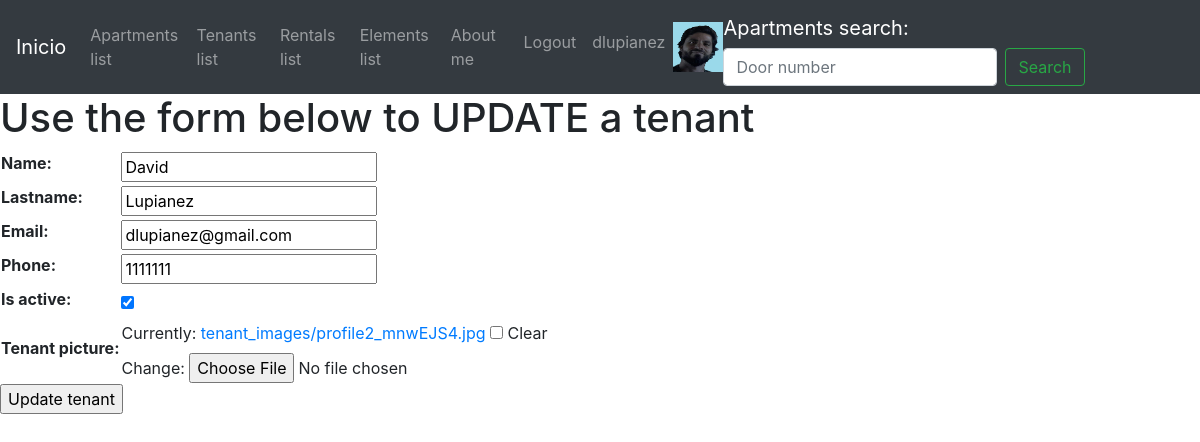
Screenshot of /tenants/tenant-update/1/ (signed in) with the database file from the repository.
### users/models.py (models this page shows)
class UserProfile(models.Model):
    user = models.OneToOneField(User, on_delete=models.CASCADE, related_name='profile')
    phone = models.CharField(max_length=25, null=True, blank=True)
    profile_picture = models.ImageField(upload_to='profile_images', null=True, blank=True)

### tenants/models.py (models this page shows, shortened)
class Tenant(models.Model):
    name=models.CharField(max_length=50, null=False, blank=False)
    lastname=models.CharField(max_length=50, null=False, blank=False )
    email=models.EmailField(max_length=50, null=False, blank=False)
    phone=models.CharField(max_length=50, null=False, blank=False)
    is_active=models.BooleanField(default=True)
    tenant_picture = models.ImageField(upload_to='tenant_images', null=True, blank=True)

### tenants/views.py (the view)
# urls.py: path('tenant-update/<int:pk>/', TenantUpdateView.as_view(), name='tenant_update'),
class TenantUpdateView(UpdateView):
    model = Tenant
    template_name = 'tenants/tenant-update.html'
    fields = '__all__'
    success_url = '/tenants/tenants-list/'

### templates/tenants/tenant-update.html (shortened to what this page needs)
{% extends 'base.html' %}
{% block content %}
    <h1>Use the form below to UPDATE a tenant</h1>
    {% if form %}
        <form action="" method="POST" enctype="multipart/form-data">
            <table>
                {{form.as_table}}
            </table>
            <input type="submit" value="Update tenant">
        </form>
    {% endif %}
{% endblock %}

### templates/base.html (shortened to what this page needs)
<!DOCTYPE html>
<html lang="en">
<head>
    <link rel="stylesheet" href="https://cdn.jsdelivr.net/npm/bootstrap@4.6.2/dist/css/bootstrap.min.css"
>
        {% load static %}
        <link rel="stylesheet" type="text/css" href="{% static 'assets/fonts/font-awesome.min.css' %}">
        <link rel="stylesheet" type="text/css" href="{% static 'assets/fonts/simple-line-icons.css' %}">
</head>
<body>
    <header>
        <nav class="navbar navbar-expand-lg navbar-dark bg-dark">
            <a class="navbar-brand" href="/">Inicio</a>
            <div class="collapse navbar-collapse" id="navbarSupportedContent">
                <ul class="navbar-nav mr-auto">
                    <li class="nav-item">
                        <a class="nav-link" href="/apartments/apartments-list/">Apartments list</a>
                    </li>
                    <li class="nav-item">
                        <a class="nav-link" href="/tenants/tenants-list/">Tenants list</a>
                    </li>
                    <li class="nav-item">
                        <a class="nav-link" href="/rentals/rentals-list/">Rentals list</a>
                    </li>
                    <li class="nav-item">
                        <a class="nav-link" href="/elements-list/">Elements list</a>
                    </li>
                    <li class="nav-item">
                        <a class="nav-link" href="/about-me/">About me</a>
                    </li>
                </ul>
                    {% if request.user.is_authenticated %}
                    <ul class="navbar-nav mr-auto pull-right">
                            <li class="nav-item pull-right ">
                                <a class="nav-link" href="/users/logout/">Logout</a>
                            </li>
                            <li class="nav-item pull-right">
                                <a class="nav-link" href="/users/update/">{{request.user.username}}</a>
                            </li>
                            {% if request.user.profile.profile_picture.url != '' %}
                                <img src="{{request.user.profile.profile_picture.url}}" alt="profile_picture" width="50px" height="50px">
                            {% endif %}
                        </ul>
                    {% endif %}
                <form class="form-inline my-2 my-lg-0" action="/apartments/apartments-list-search/" method="GET">
                    <a class="navbar-brand" href="/">Apartments search: </a>
                    <input class="form-control mr-sm-2" type="search" placeholder="Door number" aria-label="Search" name="search">
                    <button class="btn btn-outline-success my-2 my-sm-0" type="submit">Search</button>
                </form>
            </div>
        </nav>
    </header>
    {% block content %}
    {% endblock %}
</body>
</html>

### rows the page displays
Tenant: name "David", lastname "Lupianez", email "dlupianez@gmail.com", phone "1111111", is_active "☑"

### other values shown
{{ request.user.username }} "dlupianez"
